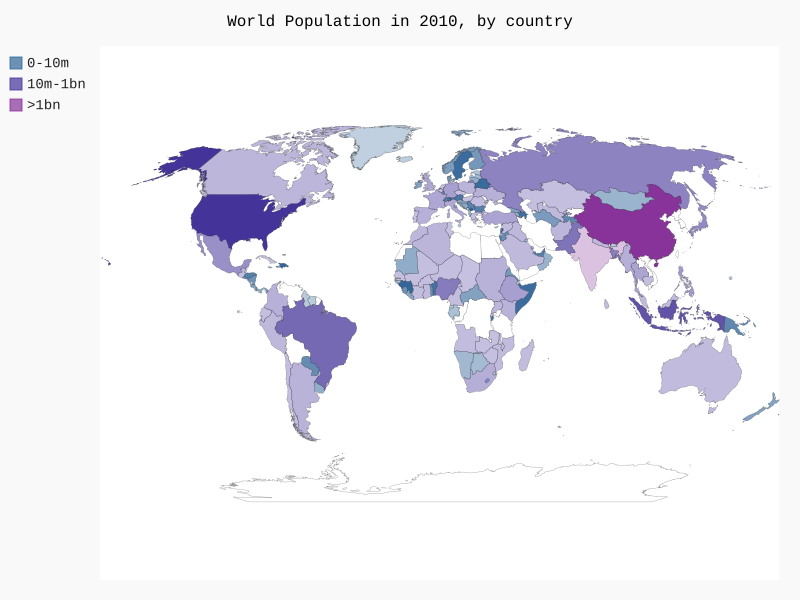

Recreate this plot in Python.
import json

import pygal_maps_world.maps
from pygal.style import LightColorizedStyle, RotateStyle

from country_codes import get_country_code

# Load the data into a list
filename = 'population_data.json'
with open(filename) as f:
    pop_data = json.load(f)

# Build a dictionary of population data
cc_populations = {}
for pop_dict in pop_data:
    if pop_dict['Year'] == '2010':
        country_name = pop_dict['Country Name']
        population = int(float(pop_dict['Value']))
        code = get_country_code(country_name)
        if code:
            cc_populations[code] = population

# Group the countries into 3 population levels
cc_pops_1, cc_pops_2, cc_pops_3 = {}, {}, {}
for cc, pop in cc_populations.items():
    if pop < 10000000:
        cc_pops_1[cc] = pop
    elif pop < 1000000000:
        cc_pops_2[cc] = pop
    else:
        cc_pops_3[cc] = pop

# See how many countries are in each level
# print(len(cc_pops_1), len(cc_pops_2), len(cc_pops_3))

# wm_style = RotateStyle('#336699', base_style=LightColorizedStyle) # lighter colors as base
wm_style = RotateStyle('#336699') 
wm = pygal_maps_world.maps.World(style=wm_style)
wm.title = 'World Population in 2010, by country'
wm.add('0-10m', cc_pops_1)
wm.add('10m-1bn', cc_pops_2)
wm.add('>1bn', cc_pops_3)

wm.render_to_file('world_population.svg')
        
